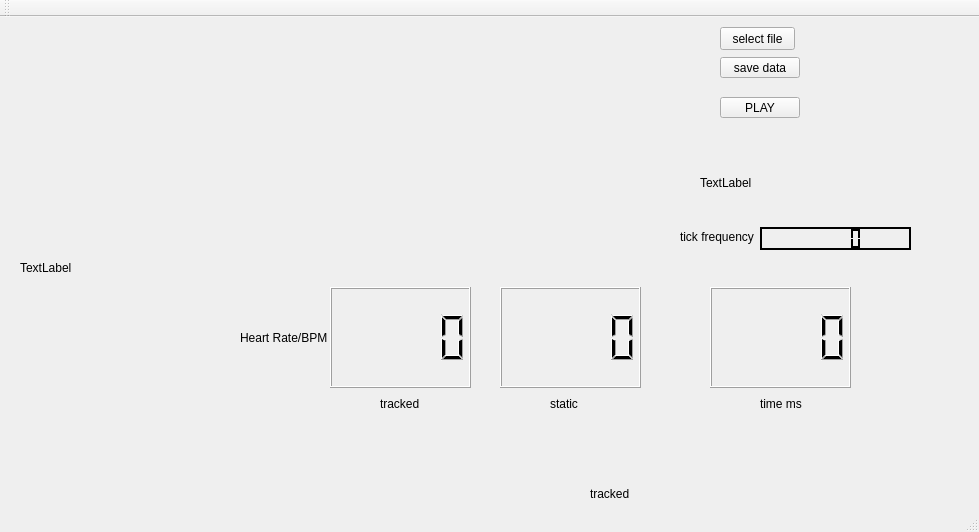
<?xml version="1.0" encoding="UTF-8"?>
<ui version="4.0">
 <class>MainWindow</class>
 <widget class="QMainWindow" name="MainWindow">
  <property name="geometry">
   <rect>
    <x>0</x>
    <y>0</y>
    <width>979</width>
    <height>532</height>
   </rect>
  </property>
  <property name="windowTitle">
   <string>MainWindow</string>
  </property>
  <widget class="QWidget" name="centralWidget">
   <widget class="QLabel" name="webcam_label">
    <property name="geometry">
     <rect>
      <x>20</x>
      <y>20</y>
      <width>671</width>
      <height>461</height>
     </rect>
    </property>
    <property name="text">
     <string>TextLabel</string>
    </property>
   </widget>
   <widget class="QPushButton" name="selectFileButton">
    <property name="geometry">
     <rect>
      <x>720</x>
      <y>10</y>
      <width>75</width>
      <height>23</height>
     </rect>
    </property>
    <property name="text">
     <string>select file</string>
    </property>
   </widget>
   <widget class="QLabel" name="skinLabel">
    <property name="geometry">
     <rect>
      <x>700</x>
      <y>130</y>
      <width>81</width>
      <height>71</height>
     </rect>
    </property>
    <property name="text">
     <string>TextLabel</string>
    </property>
   </widget>
   <widget class="QCustomPlot" name="chart_FFT" native="true">
    <property name="geometry">
     <rect>
      <x>0</x>
      <y>20</y>
      <width>671</width>
      <height>191</height>
     </rect>
    </property>
   </widget>
   <widget class="QPushButton" name="saveDataButton">
    <property name="geometry">
     <rect>
      <x>720</x>
      <y>40</y>
      <width>80</width>
      <height>21</height>
     </rect>
    </property>
    <property name="text">
     <string>save data</string>
    </property>
   </widget>
   <widget class="QLCDNumber" name="lcd_tracked">
    <property name="geometry">
     <rect>
      <x>330</x>
      <y>270</y>
      <width>141</width>
      <height>101</height>
     </rect>
    </property>
   </widget>
   <widget class="QLabel" name="label">
    <property name="geometry">
     <rect>
      <x>240</x>
      <y>270</y>
      <width>91</width>
      <height>101</height>
     </rect>
    </property>
    <property name="text">
     <string>Heart Rate/BPM</string>
    </property>
   </widget>
   <widget class="QLabel" name="tick_label">
    <property name="geometry">
     <rect>
      <x>680</x>
      <y>210</y>
      <width>81</width>
      <height>20</height>
     </rect>
    </property>
    <property name="text">
     <string>tick frequency</string>
    </property>
   </widget>
   <widget class="QLCDNumber" name="tick_freq_lcd">
    <property name="geometry">
     <rect>
      <x>760</x>
      <y>210</y>
      <width>151</width>
      <height>23</height>
     </rect>
    </property>
    <property name="palette">
     <palette>
      <active>
       <colorrole role="WindowText">
        <brush brushstyle="SolidPattern">
         <color alpha="255">
          <red>255</red>
          <green>255</green>
          <blue>255</blue>
         </color>
        </brush>
       </colorrole>
       <colorrole role="Button">
        <brush brushstyle="SolidPattern">
         <color alpha="255">
          <red>0</red>
          <green>0</green>
          <blue>0</blue>
         </color>
        </brush>
       </colorrole>
       <colorrole role="Light">
        <brush brushstyle="SolidPattern">
         <color alpha="255">
          <red>0</red>
          <green>0</green>
          <blue>0</blue>
         </color>
        </brush>
       </colorrole>
       <colorrole role="Midlight">
        <brush brushstyle="SolidPattern">
         <color alpha="255">
          <red>0</red>
          <green>0</green>
          <blue>0</blue>
         </color>
        </brush>
       </colorrole>
       <colorrole role="Dark">
        <brush brushstyle="SolidPattern">
         <color alpha="255">
          <red>0</red>
          <green>0</green>
          <blue>0</blue>
         </color>
        </brush>
       </colorrole>
       <colorrole role="Mid">
        <brush brushstyle="SolidPattern">
         <color alpha="255">
          <red>0</red>
          <green>0</green>
          <blue>0</blue>
         </color>
        </brush>
       </colorrole>
       <colorrole role="Text">
        <brush brushstyle="SolidPattern">
         <color alpha="255">
          <red>255</red>
          <green>255</green>
          <blue>255</blue>
         </color>
        </brush>
       </colorrole>
       <colorrole role="BrightText">
        <brush brushstyle="SolidPattern">
         <color alpha="255">
          <red>255</red>
          <green>255</green>
          <blue>255</blue>
         </color>
        </brush>
       </colorrole>
       <colorrole role="ButtonText">
        <brush brushstyle="SolidPattern">
         <color alpha="255">
          <red>255</red>
          <green>255</green>
          <blue>255</blue>
         </color>
        </brush>
       </colorrole>
       <colorrole role="Base">
        <brush brushstyle="SolidPattern">
         <color alpha="255">
          <red>0</red>
          <green>0</green>
          <blue>0</blue>
         </color>
        </brush>
       </colorrole>
       <colorrole role="Window">
        <brush brushstyle="SolidPattern">
         <color alpha="255">
          <red>0</red>
          <green>0</green>
          <blue>0</blue>
         </color>
        </brush>
       </colorrole>
       <colorrole role="Shadow">
        <brush brushstyle="SolidPattern">
         <color alpha="255">
          <red>0</red>
          <green>0</green>
          <blue>0</blue>
         </color>
        </brush>
       </colorrole>
       <colorrole role="AlternateBase">
        <brush brushstyle="SolidPattern">
         <color alpha="255">
          <red>0</red>
          <green>0</green>
          <blue>0</blue>
         </color>
        </brush>
       </colorrole>
       <colorrole role="ToolTipBase">
        <brush brushstyle="SolidPattern">
         <color alpha="255">
          <red>255</red>
          <green>255</green>
          <blue>220</blue>
         </color>
        </brush>
       </colorrole>
       <colorrole role="ToolTipText">
        <brush brushstyle="SolidPattern">
         <color alpha="255">
          <red>0</red>
          <green>0</green>
          <blue>0</blue>
         </color>
        </brush>
       </colorrole>
      </active>
      <inactive>
       <colorrole role="WindowText">
        <brush brushstyle="SolidPattern">
         <color alpha="255">
          <red>255</red>
          <green>255</green>
          <blue>255</blue>
         </color>
        </brush>
       </colorrole>
       <colorrole role="Button">
        <brush brushstyle="SolidPattern">
         <color alpha="255">
          <red>0</red>
          <green>0</green>
          <blue>0</blue>
         </color>
        </brush>
       </colorrole>
       <colorrole role="Light">
        <brush brushstyle="SolidPattern">
         <color alpha="255">
          <red>0</red>
          <green>0</green>
          <blue>0</blue>
         </color>
        </brush>
       </colorrole>
       <colorrole role="Midlight">
        <brush brushstyle="SolidPattern">
         <color alpha="255">
          <red>0</red>
          <green>0</green>
          <blue>0</blue>
         </color>
        </brush>
       </colorrole>
       <colorrole role="Dark">
        <brush brushstyle="SolidPattern">
         <color alpha="255">
          <red>0</red>
          <green>0</green>
          <blue>0</blue>
         </color>
        </brush>
       </colorrole>
       <colorrole role="Mid">
        <brush brushstyle="SolidPattern">
         <color alpha="255">
          <red>0</red>
          <green>0</green>
          <blue>0</blue>
         </color>
        </brush>
       </colorrole>
       <colorrole role="Text">
        <brush brushstyle="SolidPattern">
         <color alpha="255">
          <red>255</red>
          <green>255</green>
          <blue>255</blue>
         </color>
        </brush>
       </colorrole>
       <colorrole role="BrightText">
        <brush brushstyle="SolidPattern">
         <color alpha="255">
          <red>255</red>
          <green>255</green>
          <blue>255</blue>
         </color>
        </brush>
       </colorrole>
       <colorrole role="ButtonText">
        <brush brushstyle="SolidPattern">
         <color alpha="255">
          <red>255</red>
          <green>255</green>
          <blue>255</blue>
         </color>
        </brush>
       </colorrole>
       <colorrole role="Base">
        <brush brushstyle="SolidPattern">
         <color alpha="255">
          <red>0</red>
          <green>0</green>
          <blue>0</blue>
         </color>
        </brush>
       </colorrole>
       <colorrole role="Window">
        <brush brushstyle="SolidPattern">
         <color alpha="255">
          <red>0</red>
          <green>0</green>
          <blue>0</blue>
         </color>
        </brush>
       </colorrole>
       <colorrole role="Shadow">
        <brush brushstyle="SolidPattern">
         <color alpha="255">
          <red>0</red>
          <green>0</green>
          <blue>0</blue>
         </color>
        </brush>
       </colorrole>
       <colorrole role="AlternateBase">
        <brush brushstyle="SolidPattern">
         <color alpha="255">
          <red>0</red>
          <green>0</green>
          <blue>0</blue>
         </color>
        </brush>
       </colorrole>
       <colorrole role="ToolTipBase">
        <brush brushstyle="SolidPattern">
         <color alpha="255">
          <red>255</red>
          <green>255</green>
          <blue>220</blue>
         </color>
        </brush>
       </colorrole>
       <colorrole role="ToolTipText">
        <brush brushstyle="SolidPattern">
         <color alpha="255">
          <red>0</red>
          <green>0</green>
          <blue>0</blue>
         </color>
        </brush>
       </colorrole>
      </inactive>
      <disabled>
       <colorrole role="WindowText">
        <brush brushstyle="SolidPattern">
         <color alpha="255">
          <red>0</red>
          <green>0</green>
          <blue>0</blue>
         </color>
        </brush>
       </colorrole>
       <colorrole role="Button">
        <brush brushstyle="SolidPattern">
         <color alpha="255">
          <red>0</red>
          <green>0</green>
          <blue>0</blue>
         </color>
        </brush>
       </colorrole>
       <colorrole role="Light">
        <brush brushstyle="SolidPattern">
         <color alpha="255">
          <red>0</red>
          <green>0</green>
          <blue>0</blue>
         </color>
        </brush>
       </colorrole>
       <colorrole role="Midlight">
        <brush brushstyle="SolidPattern">
         <color alpha="255">
          <red>0</red>
          <green>0</green>
          <blue>0</blue>
         </color>
        </brush>
       </colorrole>
       <colorrole role="Dark">
        <brush brushstyle="SolidPattern">
         <color alpha="255">
          <red>0</red>
          <green>0</green>
          <blue>0</blue>
         </color>
        </brush>
       </colorrole>
       <colorrole role="Mid">
        <brush brushstyle="SolidPattern">
         <color alpha="255">
          <red>0</red>
          <green>0</green>
          <blue>0</blue>
         </color>
        </brush>
       </colorrole>
       <colorrole role="Text">
        <brush brushstyle="SolidPattern">
         <color alpha="255">
          <red>0</red>
          <green>0</green>
          <blue>0</blue>
         </color>
        </brush>
       </colorrole>
       <colorrole role="BrightText">
        <brush brushstyle="SolidPattern">
         <color alpha="255">
          <red>255</red>
          <green>255</green>
          <blue>255</blue>
         </color>
        </brush>
       </colorrole>
       <colorrole role="ButtonText">
        <brush brushstyle="SolidPattern">
         <color alpha="255">
          <red>0</red>
          <green>0</green>
          <blue>0</blue>
         </color>
        </brush>
       </colorrole>
       <colorrole role="Base">
        <brush brushstyle="SolidPattern">
         <color alpha="255">
          <red>0</red>
          <green>0</green>
          <blue>0</blue>
         </color>
        </brush>
       </colorrole>
       <colorrole role="Window">
        <brush brushstyle="SolidPattern">
         <color alpha="255">
          <red>0</red>
          <green>0</green>
          <blue>0</blue>
         </color>
        </brush>
       </colorrole>
       <colorrole role="Shadow">
        <brush brushstyle="SolidPattern">
         <color alpha="255">
          <red>0</red>
          <green>0</green>
          <blue>0</blue>
         </color>
        </brush>
       </colorrole>
       <colorrole role="AlternateBase">
        <brush brushstyle="SolidPattern">
         <color alpha="255">
          <red>0</red>
          <green>0</green>
          <blue>0</blue>
         </color>
        </brush>
       </colorrole>
       <colorrole role="ToolTipBase">
        <brush brushstyle="SolidPattern">
         <color alpha="255">
          <red>255</red>
          <green>255</green>
          <blue>220</blue>
         </color>
        </brush>
       </colorrole>
       <colorrole role="ToolTipText">
        <brush brushstyle="SolidPattern">
         <color alpha="255">
          <red>0</red>
          <green>0</green>
          <blue>0</blue>
         </color>
        </brush>
       </colorrole>
      </disabled>
     </palette>
    </property>
   </widget>
   <widget class="QPushButton" name="playButton">
    <property name="geometry">
     <rect>
      <x>720</x>
      <y>80</y>
      <width>80</width>
      <height>21</height>
     </rect>
    </property>
    <property name="text">
     <string>PLAY</string>
    </property>
   </widget>
   <widget class="QLCDNumber" name="lcd_static">
    <property name="geometry">
     <rect>
      <x>500</x>
      <y>270</y>
      <width>141</width>
      <height>101</height>
     </rect>
    </property>
   </widget>
   <widget class="QLabel" name="label_2">
    <property name="geometry">
     <rect>
      <x>380</x>
      <y>380</y>
      <width>47</width>
      <height>13</height>
     </rect>
    </property>
    <property name="text">
     <string>tracked</string>
    </property>
   </widget>
   <widget class="QLabel" name="label_3">
    <property name="geometry">
     <rect>
      <x>590</x>
      <y>470</y>
      <width>47</width>
      <height>13</height>
     </rect>
    </property>
    <property name="text">
     <string>tracked</string>
    </property>
   </widget>
   <widget class="QLabel" name="label_4">
    <property name="geometry">
     <rect>
      <x>550</x>
      <y>380</y>
      <width>47</width>
      <height>13</height>
     </rect>
    </property>
    <property name="text">
     <string>static</string>
    </property>
   </widget>
   <widget class="QLCDNumber" name="lcd_time">
    <property name="geometry">
     <rect>
      <x>710</x>
      <y>270</y>
      <width>141</width>
      <height>101</height>
     </rect>
    </property>
   </widget>
   <widget class="QLabel" name="label_5">
    <property name="geometry">
     <rect>
      <x>760</x>
      <y>380</y>
      <width>47</width>
      <height>13</height>
     </rect>
    </property>
    <property name="text">
     <string>time ms</string>
    </property>
   </widget>
  </widget>
  <widget class="QMenuBar" name="menuBar">
   <property name="geometry">
    <rect>
     <x>0</x>
     <y>0</y>
     <width>979</width>
     <height>20</height>
    </rect>
   </property>
  </widget>
  <widget class="QToolBar" name="mainToolBar">
   <attribute name="toolBarArea">
    <enum>TopToolBarArea</enum>
   </attribute>
   <attribute name="toolBarBreak">
    <bool>false</bool>
   </attribute>
  </widget>
  <widget class="QStatusBar" name="statusBar"/>
 </widget>
 <layoutdefault spacing="6" margin="11"/>
 <customwidgets>
  <customwidget>
   <class>QCustomPlot</class>
   <extends>QWidget</extends>
   <header>qcustomplot.h</header>
   <container>1</container>
  </customwidget>
 </customwidgets>
 <resources/>
 <connections/>
</ui>
